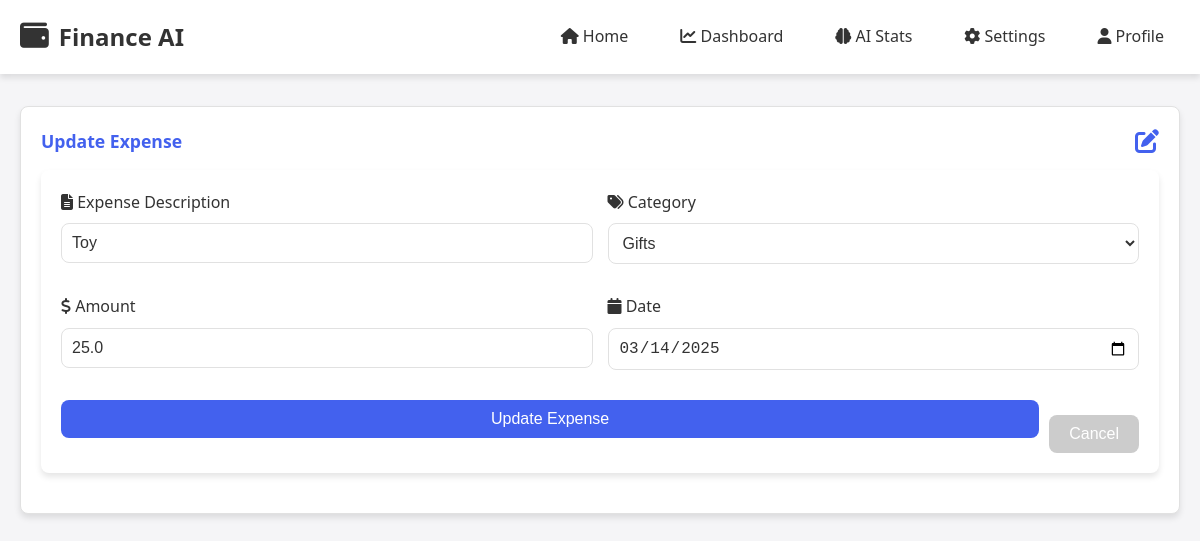
The app's page /update/13 (signed in) with its own data.
### app.py (models this page shows, shortened)
class Expense(db.Model):
    id = db.Column(db.Integer, primary_key=True)
    content = db.Column(db.String(200), nullable=False)
    category = db.Column(db.String(200), nullable=False)
    amount = db.Column(db.Float, nullable=False)
    date_created = db.Column(db.DateTime, default=datetime.utcnow)
    user_id = db.Column(db.Integer, db.ForeignKey('user.id'), nullable=False)

### app.py (the view)
@app.route('/update/<int:id>', methods=['GET', 'POST'])
@login_required
def update(id):
    expense = Expense.query.get_or_404(id)
    if expense.user_id != current_user.id:
        return "You are not authorized to update this expense."
    if request.method == 'POST':
        expense.content = request.form['content']
        expense.category = request.form['category']
        expense.amount = float(request.form['amount'])
        expense_date_str = request.form.get('date', '')
        if expense_date_str:
            try:
                expense_date = datetime.strptime(expense_date_str, '%Y-%m-%d')
                original_time = expense.date_created.time()
                expense.date_created = datetime.combine(expense_date.date(), original_time)
            except ValueError:
                pass
        try:
            db.session.commit()
            return redirect('/')
        except:
            return 'There was an issue updating your expense'
    else:
        return render_template('update.html', expense=expense)

### app.py (called while the page is built)
@login_manager.user_loader
def load_user(user_id):
    return User.query.get(int(user_id))

@app.context_processor
def inject_template_helpers():
    utilities = {}
    if current_user.is_authenticated:
        user_settings = UserSettings.query.filter_by(user_id=current_user.id).first()
        if not user_settings:
            user_settings = UserSettings(user_id=current_user.id)
            db.session.add(user_settings)
            db.session.commit()
        utilities['user_settings'] = user_settings
    else:
        utilities['user_settings'] = None
    def format_date_template(date, user_settings=None):
        if user_settings:
            return format_date(date, user_settings.date_format)
        return date.strftime('%m/%d/%Y')  # Default format
    utilities['now'] = datetime.now
    utilities['timedelta'] = timedelta
    utilities['format_currency'] = format_currency
    utilities['format_date'] = format_date_template
    return utilities

### templates/update.html (shortened to what this page needs)
{% extends 'base.html' %}
{% block body %}
<div class="card">
    <div class="widget-header">
        <h3 class="widget-title">Update Expense</h3>
        <i class="fas fa-edit widget-icon"></i>
    </div>
    <form action="/update/{{ expense.id }}" method="POST">
        <div class="form-grid">
            <div>
                <label for="content"><i class="fas fa-file-alt"></i> Expense Description</label>
                <input type="text" name="content" id="content" value="{{ expense.content }}" required>
            </div>
            <div>
                <label for="category"><i class="fas fa-tags"></i> Category</label>
                <select name="category" id="category" required>
                    <option value="Gifts" {% if expense.category == 'Gifts' %}selected{% endif %}>Gifts</option>
                </select>
            </div>
            <div>
                <label for="amount"><i class="fas fa-dollar-sign"></i> Amount</label>
                <input type="number" name="amount" id="amount" step="0.01" value="{{ expense.amount }}" required>
            </div>
            <div>
                <label for="date"><i class="fas fa-calendar"></i> Date</label>
                <input type="date" name="date" id="date" value="{{ expense.date_created.strftime('%Y-%m-%d') }}" required>
            </div>
            <div style="display: flex; align-items: flex-end; grid-column: span 2;">
                <input type="submit" value="Update Expense" class="button">
                <a href="/" style="margin-left: 10px; text-decoration: none;">
                    <button type="button" class="button" style="background-color: #ccc;">Cancel</button>
                </a>
            </div>
        </div>
    </form>
</div>
{% endblock %}

### static/css/main.css (style rules this page uses)
:root { --primary-color: #4361ee; --secondary-color: #3f37c9; --accent-color: #4895ef; --success-color: #4cc9f0; --warning-color: #f72585; --text-color: #333; --bg-color: #f8f9fa; --card-bg: #ffffff; --border-color: #e0e0e0; --shadow: 0 4px 6px rgba(0, 0, 0, 0.1); --border-radius: 8px; }
* { margin: 0; padding: 0; box-sizing: border-box; }
body, html { margin: 0; font-family: 'Segoe UI', Tahoma, Geneva, Verdana, sans-serif; background-color: var(--bg-color); color: var(--text-color); line-height: 1.6; }
.card { background-color: var(--card-bg); border-radius: var(--border-radius); box-shadow: var(--shadow); padding: 20px; margin-bottom: 20px; }
form { background-color: var(--card-bg); padding: 20px; border-radius: var(--border-radius); box-shadow: var(--shadow); margin-bottom: 20px; }
label { display: block; margin-bottom: 8px; font-weight: 500; }
input, select { width: 100%; padding: 10px; margin-bottom: 15px; border: 1px solid var(--border-color); border-radius: var(--border-radius); font-size: 1rem; }
input[type="submit"], button, .button { background-color: var(--primary-color); color: white; border: none; padding: 10px 20px; border-radius: var(--border-radius); cursor: pointer; font-size: 1rem; transition: background-color 0.3s ease; text-decoration: none; display: inline-block; }
.form-grid { display: grid; grid-template-columns: 1fr 1fr; gap: 15px; }
.widget-header { display: flex; justify-content: space-between; align-items: center; margin-bottom: 15px; }
.widget-title { font-size: 1.1rem; font-weight: 600; color: var(--primary-color); }
.widget-icon { font-size: 1.5rem; color: var(--primary-color); }
.card, .widget { animation: fadeIn 0.3s ease-in-out; }
:root { --bg-color: #f5f5f7; --card-bg: #ffffff; --text-color: #333333; --border-color: #e1e1e1; --highlight-color: #4cc9f0; --nav-bg: #ffffff; --nav-text: #333333; --hover-bg: #f0f0f0; --input-bg: #ffffff; --button-bg: #4cc9f0; --button-text: #ffffff; --danger: #D84040; --success: #4cc9f0; --shadow: 0 4px 6px rgba(0, 0, 0, 0.1); }
body { background-color: var(--bg-color); color: var(--text-color); }
.card { background-color: var(--card-bg); border: 1px solid var(--border-color); box-shadow: var(--shadow); }
input, select, textarea { background-color: var(--input-bg); color: var(--text-color); border: 1px solid var(--border-color); }
.button { background-color: var(--button-bg); color: var(--button-text); }

### records on screen
Expense: content "Toy", category "Gifts", amount "25.0", date "03/14/2025"
